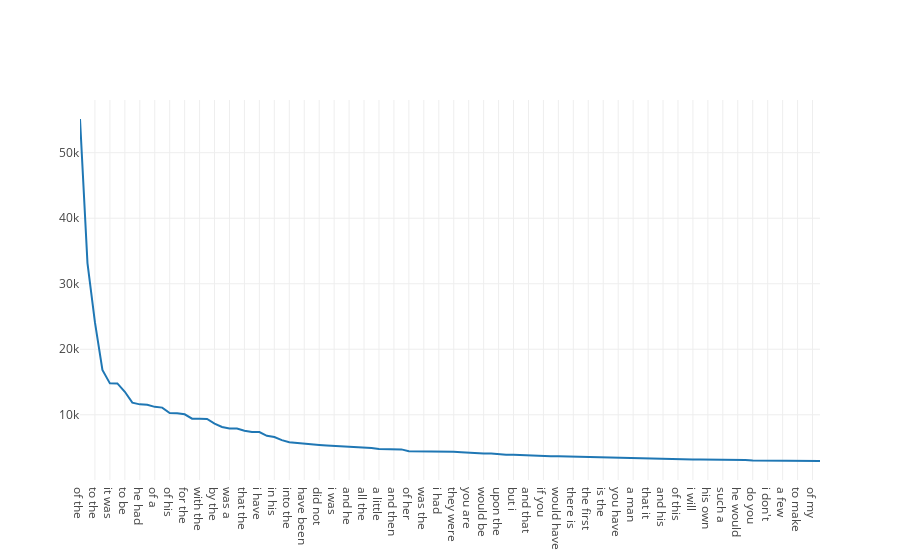
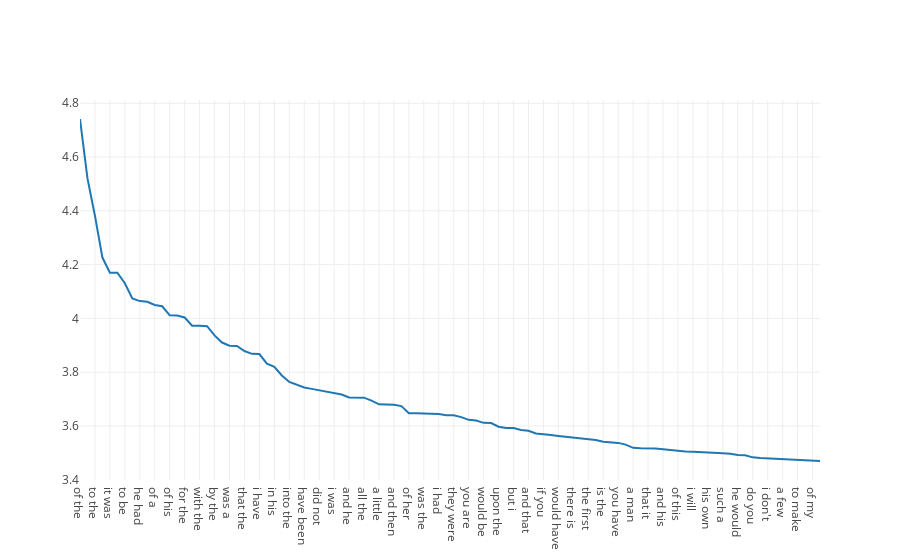

Notebook code for these charts, in order:
### Markdown cell above
<br><h2> Graphs of the Top-100 frequently occuring bi-grams along with their n-gram vs frequency plot and log-log plot. </h2>

### Code cell
iplot([{"x" : list(zip(*sorted_bigrams[0:100]))[0], "y": list(zip(*sorted_bigrams[0:100]))[1]}])
Arr = []
count = 0
Arr = [log(z,10) for m,z in sorted_bigrams[0:100]]
boom = [m for m,z in sorted_bigrams[0:100]]     
iplot([{"x" : boom, "y": Arr}])

### Figure 1 — Plotly figure (JSON) as saved in the notebook; plotly's stock layout.template omitted (floating-point values rounded to 4 significant figures)
{"data": [{"type": "scatter", "uid": "1ca4a9d4-a4d2-11e8-af31-704d7b35a89d", "x": ["of the", "in the", "to the", "and the", "it was", "on the", "to be", "at the", "he had", "he was", "of a", "it is", "of his", "in a", "for the", "with a", "with the", "from the", "by the", "had been", "was a", "that he", "that the", "i am", "i have", "and i", "in his", "there was", "into the", "for a", "have been", "that i", "did not", "one of", "i was", "out of", "and he", "and a", "all the", "as he", "a little", "as the", "and then", "she was", "of her", "she had", "was the", "as a", "i had", "to his", "they were", "is a", "you are", "was not", "would be", "the same", "upon the", "to have", "but i", "could not", "and that", "to a", "if you", "but the", "would have", "' said", "there is", "he said", "the first", "the other", "is the", "to see", "you have", "which he", "a man", "to her", "that it", "when he", "and his", "will be", "of this", "that she", "i will", "to do", "his own", "he is", "such a", "to me", "he would", "as i", "do you", "said the", "i don't", "that you", "a few", "the old", "to make", "in this", "of my", "he could"], "y": [55142, 33154, 24097, 16837, 14797, 14794, 13514, 11857, 11596, 11536, 11215, 11098, 10267, 10245, 10081, 9401, 9400, 9359, 8646, 8134, 7913, 7896, 7562, 7382, 7370, 6793, 6603, 6133, 5803, 5681, 5534, 5470, 5406, 5327, 5269, 5214, 5083, 5083, 5073, 4950, 4793, 4785, 4775, 4720, 4438, 4437, 4436, 4416, 4412, 4364, 4360, 4294, 4196, 4173, 4090, 4084, 3956, 3910, 3909, 3845, 3822, 3732, 3716, 3683, 3656, 3630, 3590, 3576, 3549, 3528, 3476, 3465, 3445, 3394, 3302, 3291, 3289, 3282, 3260, 3241, 3204, 3199, 3196, 3190, 3186, 3165, 3155, 3136, 3108, 3101, 3044, 3024, 3015, 3006, 2986, 2985, 2964, 2962, 2952, 2950]}], "layout": {}}

### Figure 2 — Plotly figure (JSON) as saved in the notebook; plotly's stock layout.template omitted (floating-point values rounded to 4 significant figures)
{"data": [{"type": "scatter", "uid": "1ca4a9d6-a4d2-11e8-af31-704d7b35a89d", "x": ["of the", "in the", "to the", "and the", "it was", "on the", "to be", "at the", "he had", "he was", "of a", "it is", "of his", "in a", "for the", "with a", "with the", "from the", "by the", "had been", "was a", "that he", "that the", "i am", "i have", "and i", "in his", "there was", "into the", "for a", "have been", "that i", "did not", "one of", "i was", "out of", "and he", "and a", "all the", "as he", "a little", "as the", "and then", "she was", "of her", "she had", "was the", "as a", "i had", "to his", "they were", "is a", "you are", "was not", "would be", "the same", "upon the", "to have", "but i", "could not", "and that", "to a", "if you", "but the", "would have", "' said", "there is", "he said", "the first", "the other", "is the", "to see", "you have", "which he", "a man", "to her", "that it", "when he", "and his", "will be", "of this", "that she", "i will", "to do", "his own", "he is", "such a", "to me", "he would", "as i", "do you", "said the", "i don't", "that you", "a few", "the old", "to make", "in this", "of my", "he could"], "y": [4.741, 4.521, 4.382, 4.226, 4.17, 4.17, 4.131, 4.074, 4.064, 4.062, 4.05, 4.045, 4.011, 4.011, 4.004, 3.973, 3.973, 3.971, 3.937, 3.91, 3.898, 3.897, 3.879, 3.868, 3.867, 3.832, 3.82, 3.788, 3.764, 3.754, 3.743, 3.738, 3.733, 3.726, 3.722, 3.717, 3.706, 3.706, 3.705, 3.695, 3.681, 3.68, 3.679, 3.674, 3.647, 3.647, 3.647, 3.645, 3.645, 3.64, 3.639, 3.633, 3.623, 3.62, 3.612, 3.611, 3.597, 3.592, 3.592, 3.585, 3.582, 3.572, 3.57, 3.566, 3.563, 3.56, 3.555, 3.553, 3.55, 3.548, 3.541, 3.54, 3.537, 3.531, 3.519, 3.517, 3.517, 3.516, 3.513, 3.511, 3.506, 3.505, 3.505, 3.504, 3.503, 3.5, 3.499, 3.496, 3.492, 3.492, 3.483, 3.481, 3.479, 3.478, 3.475, 3.475, 3.472, 3.472, 3.47, 3.47]}], "layout": {}}
